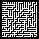

Write the Python code that produced this figure.
#Ian
#11/18/19
#Sources:Spencer, https://www.tutorialspoint.com/python3/python_dictionary.htm

import random
from pointne import point
from PIL import Image, ImageDraw
from progressbar import progressbar as bar

def createv():
	global vertexlist
	#creates vertices for every point on the grid, including gutters
	vertexlist=[[point(x,y) for y in range(dimy+2)] for x in range(dimx+2)]

	#makes the gutters be counted so they don't interfere later
	for i in range(dimx):
		vertexlist[0][i].counted = True
		vertexlist[dimy-1][i].counted = True
		vertexlist[0][i].gutter = True
		vertexlist[dimy-1][i].gutter = True
	for i in range(dimy):
		vertexlist[i][0].counted = True
		vertexlist[i][dimx-1].counted = True
		vertexlist[i][0].gutter = True
		vertexlist[i][dimx-1].gutter = True

def createE():
	global edgedic
	for i in range(dimx):
		for j in range(dimy):
			#for every edge, generates a random weight and adds it to a dictionary. The coordinates of the start point followed by the endpoint is the key.
			edgedic[((i,j),(i+1,j))]=random.random()
			edgedic[((i,j),(i,j+1))]=random.random()

def lowest1(x,y):
	#list for the potential edges to reveal
	l = []

	#if the points above, below, to the left, and right are not yet counted, adds the connecting edges
	if vertexlist[x+1][y].counted == False:
		l.append(((x,y),(x+1,y)))
	if vertexlist[x-1][y].counted == False:
		l.append(((x,y),(x-1,y)))
	if vertexlist[x][y+1].counted == False:
		l.append(((x,y),(x,y+1)))
	if vertexlist[x][y-1].counted == False:
		l.append(((x,y),(x,y-1)))
	#s is the best contendor for the lowest value. The first number is the index in the list l, the second number is the weight of the edge.
	s = [0,1000]
	for i in range(len(l)):
		w = 0
		try:
			w = edgedic[l[i]]
		except:
			pass
		if w< s[1]:
			s = [i,w]
	#if there is a lowest value, returns the edge, and its weight
	if s != [0,1000]:
		return l[s[0]],s[1]
	return None




def lowestAll():
	global vertexlist
	counted = []
	for i in range(len(vertexlist)):
		for j in range(len(vertexlist[i])):
			if vertexlist[i][j].counted and vertexlist[i][j].gutter == False:
				counted.append(vertexlist[i][j])
	s = [0,1000]
	for i in range(len(counted)):
		try:
			w = lowest1(counted[i].x,counted[i].y)
			if w[1]< s[1]:
				s = w
		except:
			pass
	if s != [0,1000]:
		a,b = s[0][1][0],s[0][1][1]
		x,y = s[0][0][0],s[0][0][1]
		draw.line(((x*2,y*2),(a*2,b*2)),(255,0,0))
		vertexlist[a][b].counted = True



dimx,dimy=100,100
maze = Image.new("RGB",(dimx*2,dimy*2))
draw = ImageDraw.Draw(maze)
vertexlist = []
edgedic = {}
needrev = []



createv()
createE()
vertexlist[1][1].counted = True
for i in bar(range(len(vertexlist)*len(vertexlist[0]))):
	lowestAll()


maze.save("mazene.png","PNG")
